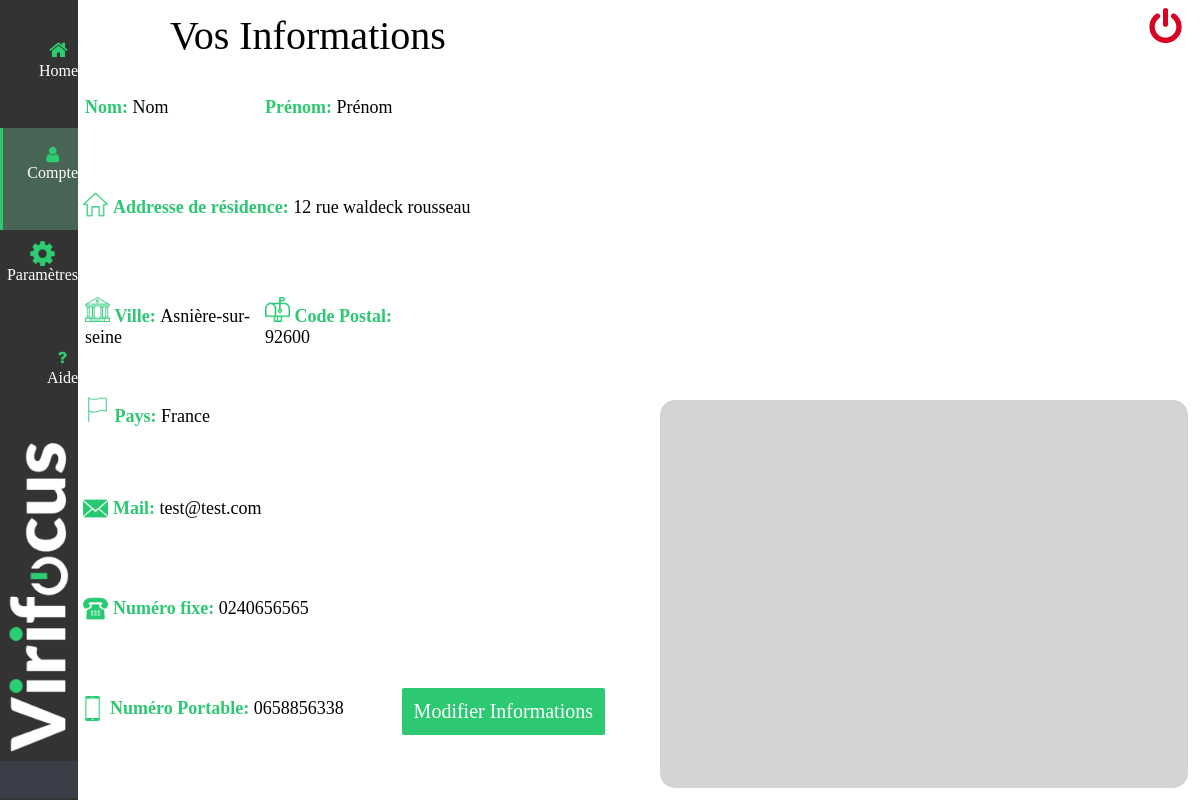
Screenshot of /compte.php (signed in) with the database file from the repository.
### tables this page shows
CREATE TABLE IF NOT EXISTS `users` (
  `id` int(11) NOT NULL AUTO_INCREMENT,
  `mail` varchar(40) DEFAULT NULL,
  `password` text,
  `name` varchar(30) DEFAULT NULL,
  `firstname` varchar(30) DEFAULT NULL,
  `address` text,
  `postal_code` int(20) DEFAULT NULL,
  `city` varchar(30) DEFAULT NULL,
  `country` varchar(30) DEFAULT NULL,
  `phone_number_home` int(20) DEFAULT NULL,
  `phone_number_portable` int(20) DEFAULT NULL,
  `type` varchar(20) DEFAULT NULL,
  `pass_token` varchar(10) DEFAULT NULL,
  `date` datetime DEFAULT NULL,
  PRIMARY KEY (`id`)
);

### compte.php (the view, shortened to what this page needs)
<!DOCTYPE html>
<html>
<head>
    <link rel="stylesheet" href="compte.css"/>
    <?php
    if (!isset($_SESSION['mail'])){
        header('Location: index.php');
    }
    else{
		try
		{
			$bdd = new PDO('mysql:host=localapp;dbname=virifocus;charset=utf8', 'root', '');
		}
		catch(Exception $e)
		{
				die('Erreur : '.$e->getMessage());
				echo "ERREUR BDD ERREUR BDD ERREUR BDD";
		}
		$req = $bdd->prepare('SELECT * FROM users WHERE mail=?');
		$req->execute(array($_SESSION['mail']));
		 while ($donnees = $req->fetch()) {
			$name = $donnees['name'];
			$firstname = $donnees['firstname'];
			$address = $donnees['address'];
            $city = $donnees['city'];
			$postal_code = $donnees['postal_code'];
			$country = $donnees['country'];
			$mail = $donnees['mail'];
			$phone_number_home = $donnees['phone_number_home'];
			$phone_number_portable = $donnees['phone_number_portable'];
		}
	?>
</head>
<body class="fond">
    <div id="site">
        <?php
        include "header.php";
        ?>
        <div class="partie_gauche">
            <div class="bloc" id="user_infos">
                <div class="case" id="head_user_infos">
                    <div class="titre"> Vos Informations</div>
                </div>
                <div class="case" id="ligne1">
                    <div class="text" id="name">
                        <span class="label"> Nom: </span>
                        <?php echo $name; ?>
                    </div>
                    <div class="text" id="firstname">
                        <span class="label"> Prénom: </span>
                        <?php echo $firstname; ?>
                    </div>
                </div>
                <div class="case" id="ligne2">
                    <img id="address-icon" src="image/home.png">
                    <div class="text" id="address">
                        <span class="label"> Addresse de résidence: </span>
                        <?php echo $address; ?>
                    </div>
                </div>
                <div class="case" id="ligne3">
                    <div class="text" id="city">
                        <img id="city-icon" src="image/bank.png">
                        <span class="label"> Ville: </span>
                        <?php echo $city; ?>
                    </div>
                    <div class="text" id="postal_code">
                        <img id="postal-icon" src="image/mailbox.png">
                        <span class="label"> Code Postal: </span>
                        <?php echo $postal_code; ?>
                    </div>
                </div>
                <div class="case" id="ligne4">
                    <div class="text" id="country">
                        <img id="country-icon" src="image/flag.png">
                        <span class="label"> Pays: </span>
                        <?php echo $country; ?>
                    </div>
                </div>
                <div class="case" id="ligne5">
                    <img id="mail-icon" src="image/close-envelope.png">
                    <div class="text" id="mail">
                        <span class="label"> Mail: </span>
                        <?php echo $mail; ?>
                    </div>
                </div>
                <div class="case" id="ligne6">
                    <img id="fixe-icon" src="image/telephone-of-old-design.png">
                    <div class="text" id="phone_number_home">
                        <span class="label"> Numéro fixe: </span>
                        <?php echo "0".$phone_number_home; ?>
                    </div>
                </div>
                <div class="case" id="ligne7">
                    <img id="phone-icon" src="image/smartphone-call.png">
                    <div class="text" id="phone_number_portable">
                        <span class="label"> Numéro Portable:   </span>
                        <?php echo "0".$phone_number_portable; ?>
                    </div>
                    <div class="case" id="ligne_modif">
                        <a class="modif" href="parametres.php"> Modifier Informations </a>
                    </div>
                </div>
            </div>
        </div>
        <div class="partie_droite">
            <div class="deconnect_space">
                <a class="deconnexion" href="deconnexion_post">
                    <img class="deconnect_button" src="image/power-button-off.png">
                </a>
            </div>
            <div class="bloc" id="ticket"></div>
        </div>
        <?php
        include "footer.php";
        ?>
    </div>
    <?php
    }
    ?>
</body>
</html>

### compte.css (style rules this page uses)
body { padding:0; margin:0; width:auto; }
#site { display: grid; grid-template-columns: 4fr 27fr 2fr 27fr; grid-template-rows: 100vh; font-family: Segoe UI Light, Georgia; text-decoration:none; }
.partie_gauche { display: grid; grid-column: 2; }
#user_infos { display: grid; grid-template-rows: 3fr 4fr 4fr 4fr 4fr 4fr 4fr 4fr; border-radius: 15px; margin-top: 12px; margin-bottom: 12px; }
.text { margin-top: 10px; margin-left: 5px; font-size: 18px; }
.label { font-weight: bold; color: #2cc872; }
img { height: 25px; width: 25px; }
#head_user_infos { font-size: 40px; color: black; padding-left: 90px; text-weight: bolder; }
#ligne1 { display: grid; grid-row: 2; grid-template-columns: 1fr 1fr 1fr; }
#firstname { grid-column: 2; }
#ligne2 { display: flex; grid-row: 3; }
#address-icon { margin-top: 5px; margin-left: 3px; }
#ligne3 { display: grid; grid-row: 4; grid-template-columns: 1fr 1fr 1fr; }
#ligne4 { display: flex; grid-row: 5; }
#mail-icon { padding-top: 8px; padding-left: 3px; }
#ligne5 { display: flex; grid-row: 6; }
#fixe-icon { padding-top: 8px; padding-left: 3px; }
#ligne6 { display: flex; grid-row: 7; }
#phone-icon { padding-top: 8px; }
#ligne7 { display: flex; grid-row: 8; }
#ligne_modif { flex: 1; text-align: center; }
.modif { border : none; float: right; margin-bottom: 0px; margin-right: 15px; cursor: pointer; outline: none; text-align: center; background-color:#2CC872; color: white; border-radius: 2px; padding: 1vw; font-size: 20px; transition: 0.1s; }
.partie_droite { display: grid; grid-template-rows: 50vh 50vh; grid-column: 4; margin-right: 12px; }
.deconnexion { color: black; font-size: 30px; text-decoration: none; float: right; margin-top: 8px; margin-right: 5px; }
.deconnect_button { width: 35px; height: 35px; }
#ticket { grid-row: 2; border-radius: 15px; margin-bottom: 12px; background-color: lightgray; }

### footer.css (style rules this page uses)
a { text-decoration:none; color:white; }

### rows the page displays
users: name "Nom", firstname "Prénom", address "12 rue waldeck rousseau", city "Asnière-sur-seine", postal_code "92600", country "France", mail "test@test.com", phone_number_home "240656565", phone_number_portable "658856338"
